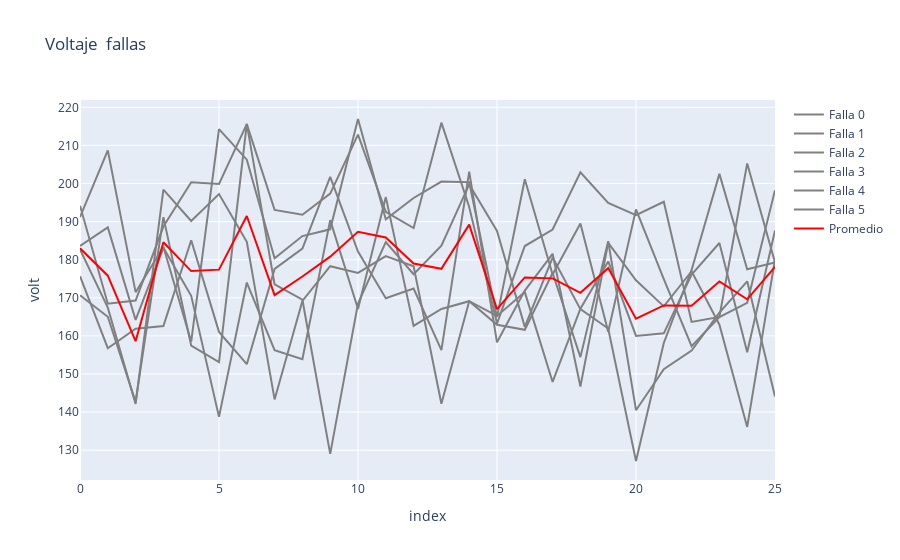

Notebook code cell kept with this figure:
### Code cell
titulo = 'Voltaje  fallas'
graficar_telemetria_fallas(telemetria_fallas_30_antes, 5,titulo, 'volt')
